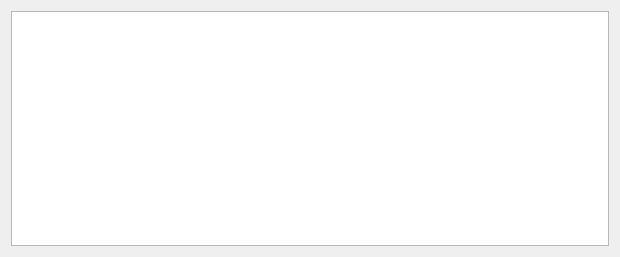
<?xml version="1.0" encoding="UTF-8"?>
<ui version="4.0">
 <comment> * This file is part of the OpenRPT report writer and rendering engine,
 * and is Copyright (c) 2001-2019 by OpenMFG LLC, d/b/a xTuple.  It
 * is licensed to you under the xTuple End-User License Agreement ("the
 * EULA"), the full text of which is available at www.xtuple.com/EULA.
 * While the EULA gives you access to source code and encourages your
 * involvement in the development process, this Package is not free
 * software.  By using this software, you agree to be bound by the
 * terms of the EULA.</comment>
 <class>ResultsOutput</class>
 <widget class="QDialog" name="ResultsOutput">
  <property name="geometry">
   <rect>
    <x>0</x>
    <y>0</y>
    <width>620</width>
    <height>257</height>
   </rect>
  </property>
  <property name="windowTitle">
   <string>Results Output</string>
  </property>
  <layout class="QVBoxLayout" name="verticalLayout">
   <item>
    <widget class="QTableWidget" name="_table">
     <property name="contextMenuPolicy">
      <enum>Qt::CustomContextMenu</enum>
     </property>
     <property name="selectionMode">
      <enum>QAbstractItemView::ContiguousSelection</enum>
     </property>
    </widget>
   </item>
  </layout>
 </widget>
 <layoutdefault spacing="6" margin="11"/>
 <tabstops>
  <tabstop>_table</tabstop>
 </tabstops>
 <resources/>
 <connections/>
</ui>
